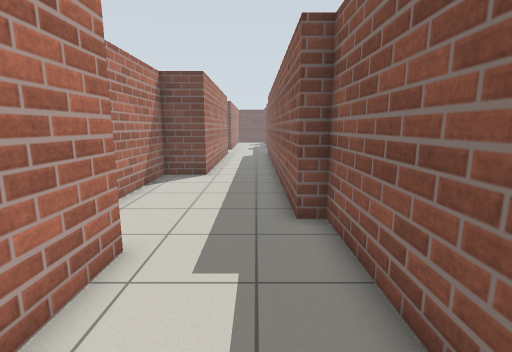
View 1 (above)

16 first-person views from a walk through a robot-simulator world made for Gazebo. The camera is 1.2 m above the floor, tilts 10° down and sees 85° across. The floor is counted in squares, 0.5 m on a side. Each view is taken from the middle of a square. On the plan, view 1 faces up. The plan holds only what a view shows up to about 18 squares ahead; the rest is blank.

View 2
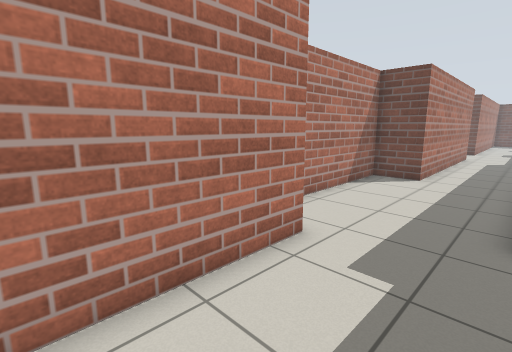

View 3
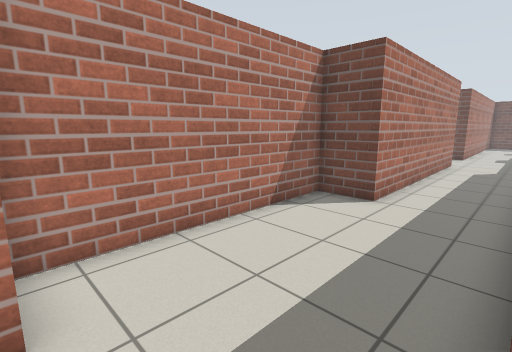

View 4
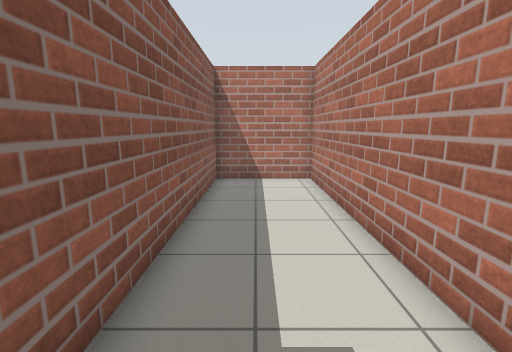

View 5
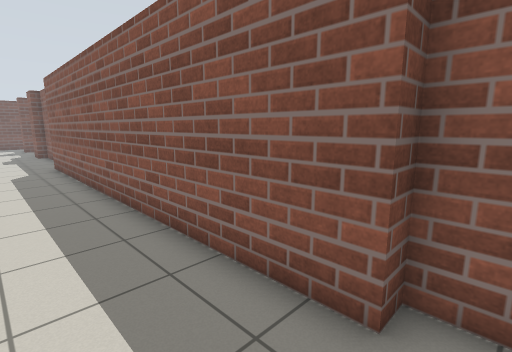

View 6
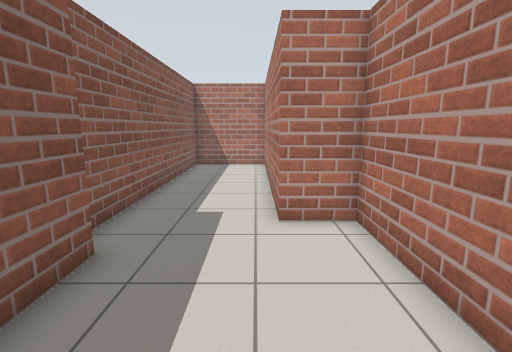

View 7
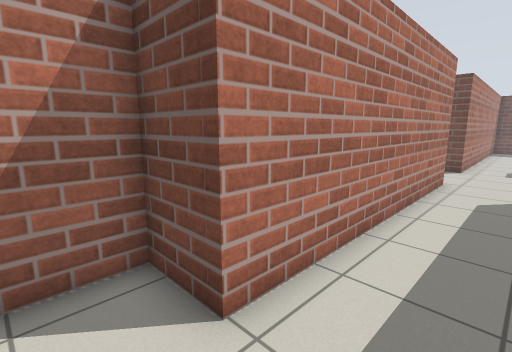

View 8
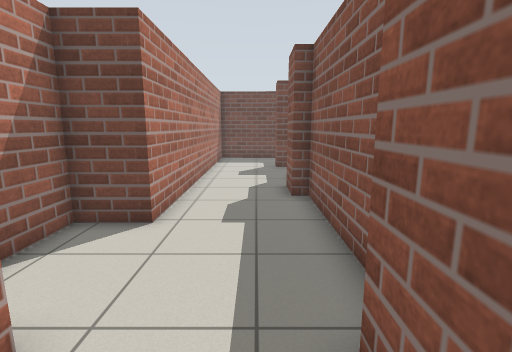

View 9
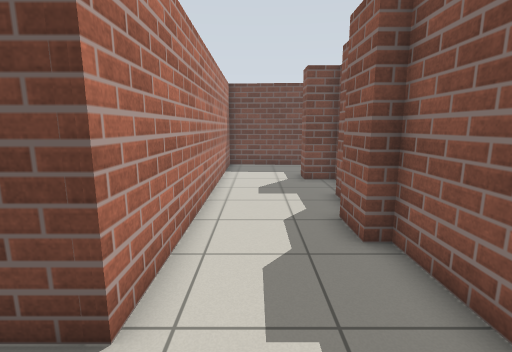

View 10
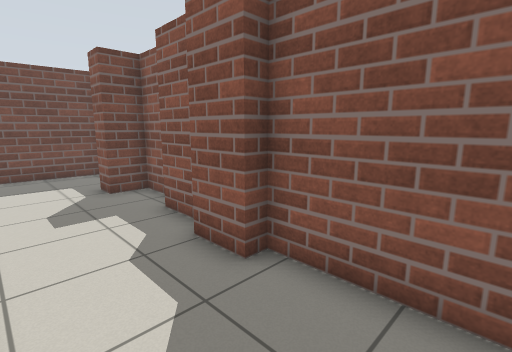

View 11
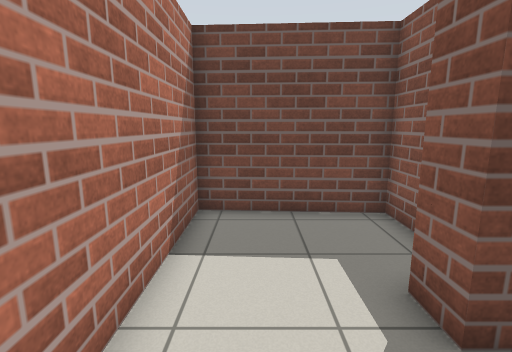

View 12
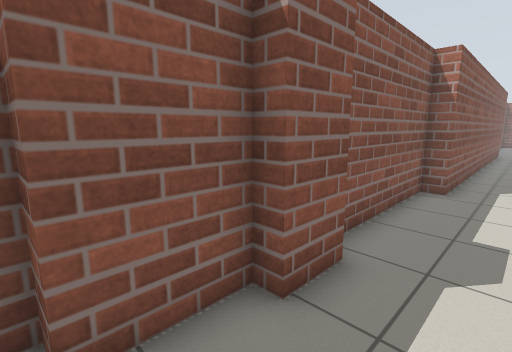

View 13
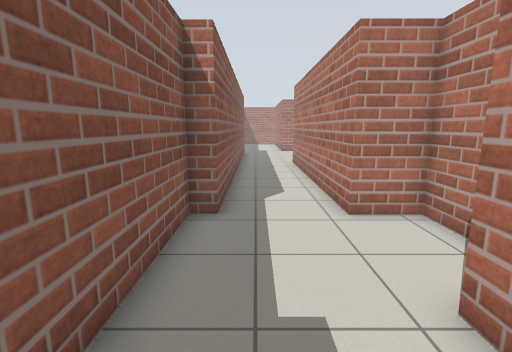

View 14
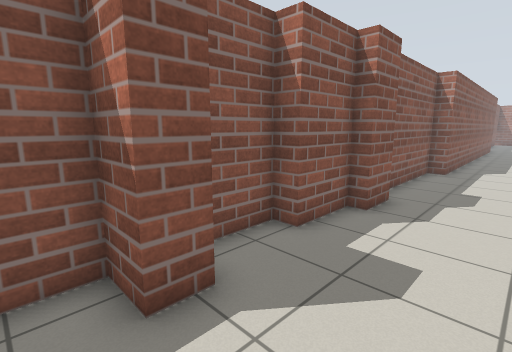

View 15
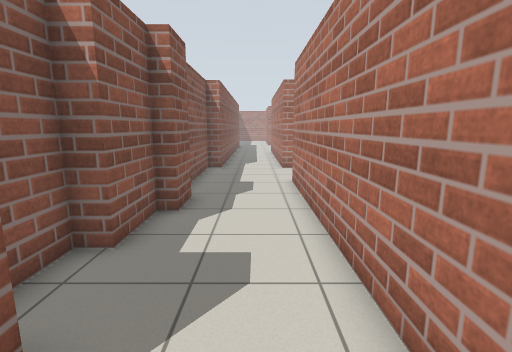

View 16
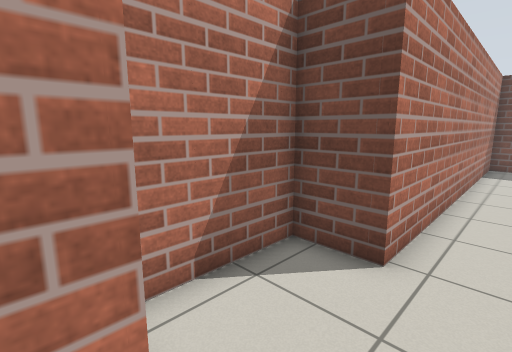

### Floor plan
Points are (right, up) in squares from view 1. A wall is a line through its corners. A room is listed if a view was taken in it or the views show most of it. See-through windows are left out.
Room 1 (views 1, 2, 3, 4, 5, 6, 7, 8, 16)
walls: (-2.6, 25.6) (-2.5, 13.9) (-4.6, 13.9) (-4.6, 5.1) (-2.5, 5.1) (-2.5, -5.8) (1.8, -5.8) (1.8, 7) (1.1, 7) (1.1, 25.6); (1.8, 25.6) (1.8, 26.6)
ways out: opening at (-1, 26) to room 2
Room 2 (views 9, 10, 11, 12, 13, 14, 15)
walls: (1.8, 26.6) (1.8, 32.5) (1.2, 32.5) (1.2, 34.2) (1.8, 34.2) (1.8, 36.7) (2.6, 36.7) (2.6, 39.7) (1.2, 39.7) (1.2, 40.7) (2.6, 40.7) (2.6, 44.5) (-2.7, 44.8) (-2.6, 29.7) (-4.7, 29.7) (-4.7, 25.6) (-2.6, 25.6); (1.1, 25.6) (1.8, 25.6)
ways out: opening at (-1, 26) to room 1

Positions as (right, up) in squares from view 1, and headings:
1: (0, 0), facing up
2: (1, 0), facing up-left
3: (1, 5), facing up-left
4: (0, 7), facing down
5: (-2, 6), facing up-right
6: (-2, 12), facing down
7: (0, 12), facing up-left
8: (0, 23), facing up
9: (-1, 27), facing up
10: (-2, 29), facing up-right
11: (-1, 37), facing up
12: (-1, 37), facing down-right
13: (0, 33), facing down
14: (-2, 42), facing down-right
15: (-1, 42), facing down
16: (-1, 25), facing up-left
